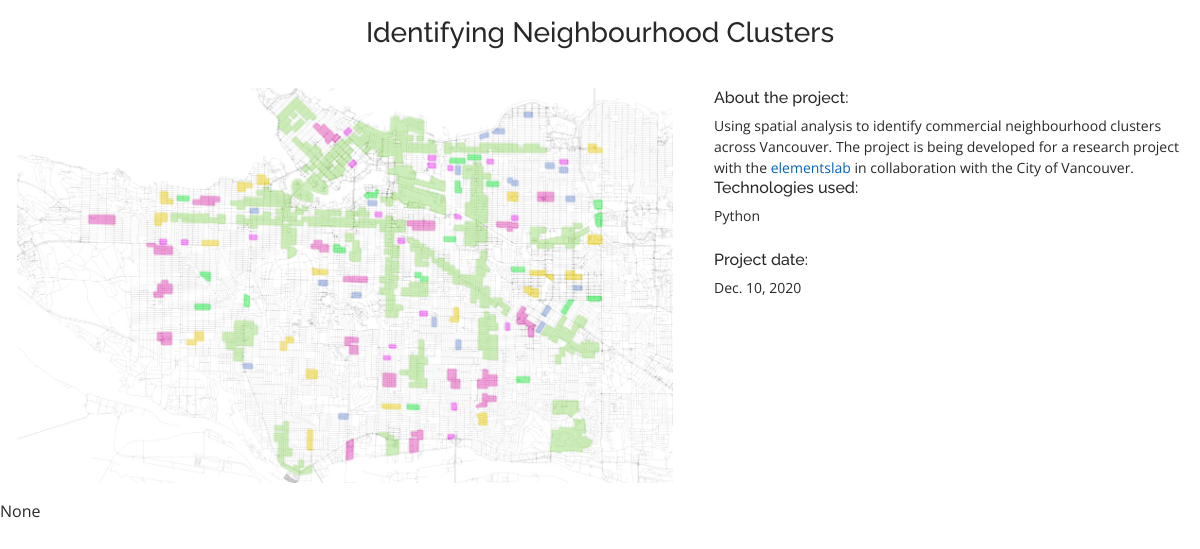
The page /3/ on the database as committed earlier.
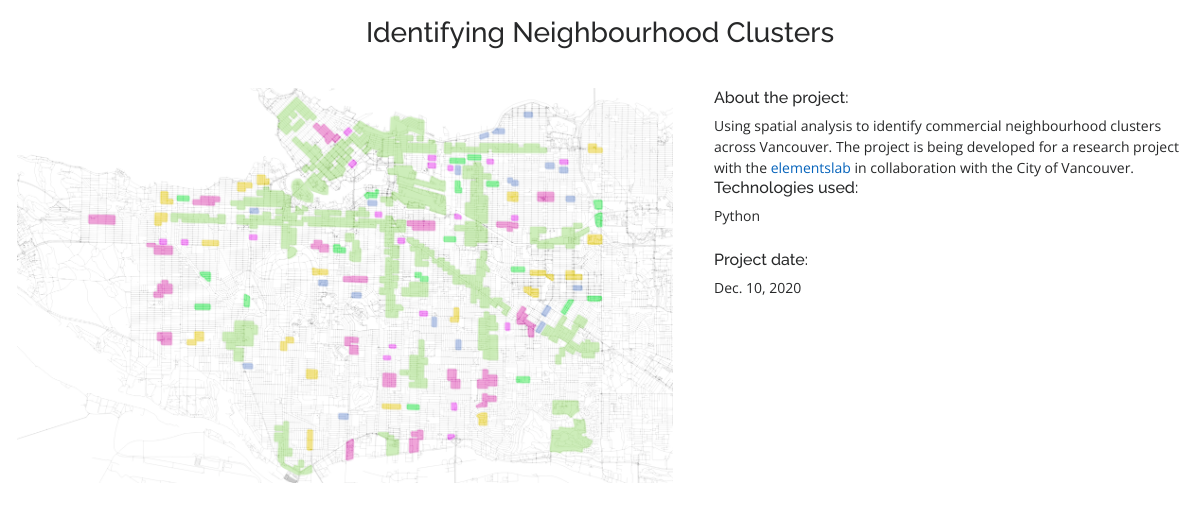
The same page on the database as committed later.
### projects/models.py (models this page shows, shortened)
class Project(models.Model):
	title = models.CharField(max_length=100)
	description = models.TextField()
	detailed_description = models.TextField(null=True, blank=True)
	bottom_row = models.TextField(null=True, blank=True)
	date = models.DateField()
	image = models.FilePathField(path="static/img")
	technologies = MultiSelectField(choices=TECHS, default=(('python', 'Python')))
	code = models.URLField(null=True, blank=True)
	filter = models.CharField(default='filter-cd', max_length=30)
	publish = models.BooleanField(default=True)

### projects/views.py (the view)
# urls.py: path("<int:pk>/", views.project_detail, name="project_detail"),
def project_detail(request, pk):
    context = {'project': Project.objects.get(pk=pk)}
    return render(request, 'project_detail.html', context)

### projects/templates/project_detail.html (shortened to what this page needs)
{% load static %}
<head>
  <link href="{% static 'vendor/aos/aos.css' %}" rel="stylesheet">
  <link href="{% static 'vendor/bootstrap/css/bootstrap.min.css' %}" rel="stylesheet">
  <link href="{% static 'vendor/bootstrap-icons/bootstrap-icons.css' %}" rel="stylesheet">
  <link href="{% static 'vendor/boxicons/css/boxicons.min.css' %}" rel="stylesheet">
  <link href="{% static 'vendor/glightbox/css/glightbox.min.css' %}" rel="stylesheet">
  <link href="{% static 'vendor/swiper/swiper-bundle.min.css' %}" rel="stylesheet">
  <link href="{% static 'css/style.css' %}" rel="stylesheet">
</head>
<h3 class="section-title">{{ project.title }}</h3>
<div class="row">
    <div class="col-lg-7 col-md-7 portfolio-item filter-app" align="center">
        <img src="{% static project.image %}" alt="" width="95%">
    </div>
    <div class="col-lg-5 col-md-5 portfolio-item filter-app">
        <div align="left">
            <h6>About the project:</h6>
            <small>{{ project.description|safe }}</small>
            <br>
            <h6>Technologies used:</h6>
            <small>{{ project.technologies }}</small>
            <br>
            <br>
            <h6>Project date:</h6>
            <small>{{ project.date }}</small>
        </div>
    </div>
</div>
<div class="row">
    <p>{{ project.bottom_row|safe }}</p>
</div>

Rows that differ between the two databases and show on the page:
changed Project "Identifying Neighbourhood Clusters": bottom_row "None" → (not shown)
